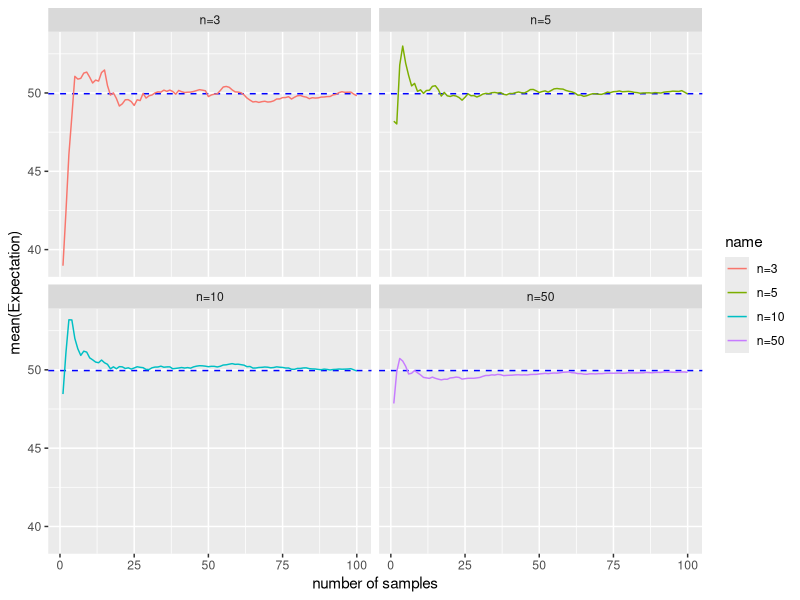
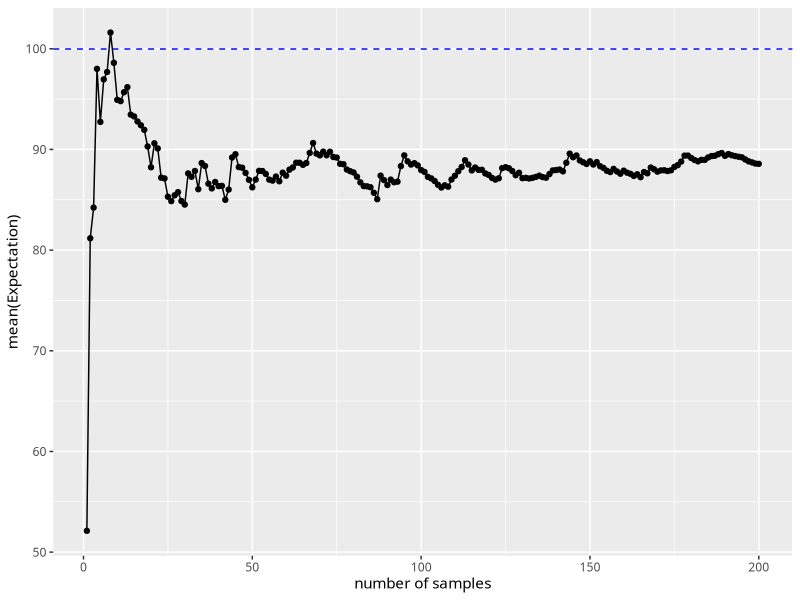
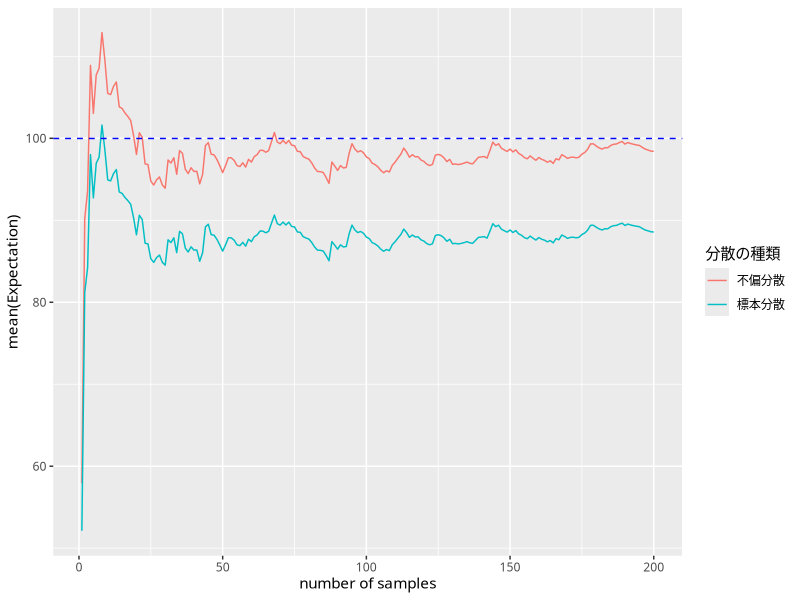

The R script that drew these images, in order:
rm(list = ls())
library(tidyverse)
set.seed(178)


# もしも世界が100人の村だったら --------------------------------------------------------

N <- 100
X <- rnorm(N, 50, 10) %>%
  round() %>%
  matrix(ncol = 10)
X
## テキスト用出力
print(xtable::xtable(X, label = "tbl::16_01", digits = 0), include.rownames = F, include.colnames = F)

# 母平均
mean(X)
# データは図にする
X %>%
  as.vector() %>%
  as.data.frame() %>%
  ggplot(aes(x = .)) +
  geom_histogram(binwidth = 2) +
  xlab("") -> g1
ggsave(g1, filename = "Rplot16_01.png", dpi = 600, width = 8, height = 4)
# サンプルサイズ
n <- 5
# サンプリングを10回繰り返す
samp.df <- data.frame(id = numeric(), val = numeric())
for (i in 1:10) {
  s <- sample(X, n, replace = F)
  print(s)
  samp.df <- rbind(samp.df, cbind(rep(i, n), s))
}

## テキスト用出力
samp.df %>%
  group_by(V1) %>%
  summarise(M = mean(s)) %>%
  distinct() %>%
  dplyr::rename(サンプル番号 = V1, 標本平均 = M) -> tbl1
print(xtable::xtable(tbl1, digits = 2, label = "tbl::16_02"), include.rownames = F)

## 標本平均の平均
mean(samp.df$s)
## 母平均とのズレ
mean(samp.df$s) - mean(X)
## 標本平均のSD
samp.df %>%
  group_by(V1) %>%
  summarise(M = mean(s)) %>%
  summarise(V = sd(M) * 9 / 10)

# サンプルサイズをあげる
n <- 10
samp.df <- data.frame(id = numeric(), val = numeric())
for (i in 1:10) {
  s <- sample(X, n, replace = F)
  print(s)
  samp.df <- rbind(samp.df, cbind(rep(i, n), s))
}

samp.df %>% ggplot(aes(x = s)) +
  geom_histogram(binwidth = 3) +
  facet_wrap(~V1, ncol = 5) -> g2
ggsave(g2, filename = "Rplot16_02.png", dpi = 600, width = 8, height = 4)

samp.df %>%
  group_by(V1) %>%
  summarise(M = mean(s)) %>%
  distinct() %>%
  dplyr::rename(サンプル番号 = V1, 標本平均 = M) -> tbl2

print(xtable::xtable(tbl2, digits = 2, label = "tbl::16_03"), include.rownames = F)

mean(samp.df$s) - mean(X)
## 標本平均の分散
samp.df %>%
  group_by(V1) %>%
  summarise(M = mean(s)) %>%
  summarise(V = sd(M) * 9 / 10)


# サンプルサイズを変えるシミュレーション ---------------------------------------------------------------
set.seed(5971)
### 仮想母集団を大きめに
N <- 100000
X <- rnorm(N, 50, 10)
## サンプル数
iter <- 100
## 空のデータフレームを作る
samp.df <- data.frame(id = numeric(), val = numeric())
## サンプルサイズ
n <- 3
for (i in 1:iter) {
  s <- sample(X, n, replace = F)
  samp.df <- rbind(samp.df, cbind(rep(i, n), s))
}
samp.df %>%
  group_by(V1) %>%
  summarise(T1 = mean(s)) -> T1

n <- 5
for (i in 1:iter) {
  s <- sample(X, n, replace = F)
  samp.df <- rbind(samp.df, cbind(rep(i, n), s))
}
samp.df %>%
  group_by(V1) %>%
  summarise(T2 = mean(s)) -> T2

n <- 10
for (i in 1:iter) {
  s <- sample(X, n, replace = F)
  samp.df <- rbind(samp.df, cbind(rep(i, n), s))
}
samp.df %>%
  group_by(V1) %>%
  summarise(T3 = mean(s)) -> T3

n <- 50
for (i in 1:iter) {
  s <- sample(X, n, replace = F)
  samp.df <- rbind(samp.df, cbind(rep(i, n), s))
}
samp.df %>%
  group_by(V1) %>%
  summarise(T4 = mean(s)) -> T4

T1 %>%
  right_join(T2, by = "V1") %>%
  right_join(T3, by = "V1") %>%
  right_join(T4, by = "V1") -> MeanSet
MeanSet$M1 <- NA
MeanSet$M2 <- NA
MeanSet$M3 <- NA
MeanSet$M4 <- NA

for (i in 1:NROW(MeanSet)) {
  MeanSet$M1[i] <- mean(MeanSet$T1[1:i])
  MeanSet$M2[i] <- mean(MeanSet$T2[1:i])
  MeanSet$M3[i] <- mean(MeanSet$T3[1:i])
  MeanSet$M4[i] <- mean(MeanSet$T4[1:i])
}


MeanSet %>%
  dplyr::select(V1, M1, M2, M3, M4) %>%
  pivot_longer(-V1) %>%
  mutate(name = factor(name, labels = c("n=3", "n=5", "n=10", "n=50"))) %>%
  ggplot(aes(x = V1, y = value, color = name)) +
  # geom_point() +
  geom_hline(yintercept = mean(X), color = "blue", lty = 2) +
  geom_line() +
  ylab("mean(Expectation)") +
  xlab("number of samples") +
  facet_wrap(~name, nrow = 2, ncol = 2) +
  scale_fill_manual(values = c("#CC6666", "#9999CC", "#66CC99"))



ggsave(filename = "Rplot16_03.png", dpi = 600, width = 8, height = 4)

# 分散の場合 -------------------------------------------------------------------

n <- 10
samp.df <- data.frame(id = numeric(), val = numeric())
for (iter in 1:200) {
  s <- sample(X, n, replace = F)
  samp.df <- rbind(samp.df, cbind(rep(iter, n), s))
}

samp.df %>%
  group_by(V1) %>%
  summarise(unV = var(s), bV = unV * (n - 1) / n) %>%
  distinct() -> VM

VM$unV_m <- NA
VM$V_m <- NA

for (i in 1:NROW(VM)) {
  VM$unV_m[i] <- mean(VM$unV[1:i])
  VM$V_m[i] <- mean(VM$bV[1:i])
}

# 分散の式はずれてしまう
VM %>%
  dplyr::select(V1, V_m) %>%
  ggplot(aes(x = V1, y = V_m)) +
  geom_point() +
  geom_line() +
  geom_hline(yintercept = mean((X - mean(X))^2), color = "blue", lty = 2) +
  theme_gray(base_family = "HiraKakuPro-W3") +
  xlab("number of samples") +
  ylab("mean(Expectation)")
ggsave(filename = "Rplot16_04.png", dpi = 600, width = 8, height = 4)

# 不偏分散を使おう
VM %>%
  dplyr::select(V1, unV_m, V_m) %>%
  pivot_longer(-V1) %>%
  ggplot(aes(x = V1, y = value, group = name, color = name)) +
  geom_line() +
  geom_hline(yintercept = mean((X - mean(X))^2), color = "blue", lty = 2) +
  scale_color_hue(name = "分散の種類", labels = c(unV_m = "不偏分散", V_m = "標本分散")) +
  theme_gray(base_family = "HiraKakuPro-W3") +
  xlab("number of samples") +
  ylab("mean(Expectation)") +
  scale_fill_manual(values = c("#CC6666", "#9999CC", "#66CC99"))

ggsave(filename = "Rplot16_05.png", dpi = 600, width = 8, height = 4)
